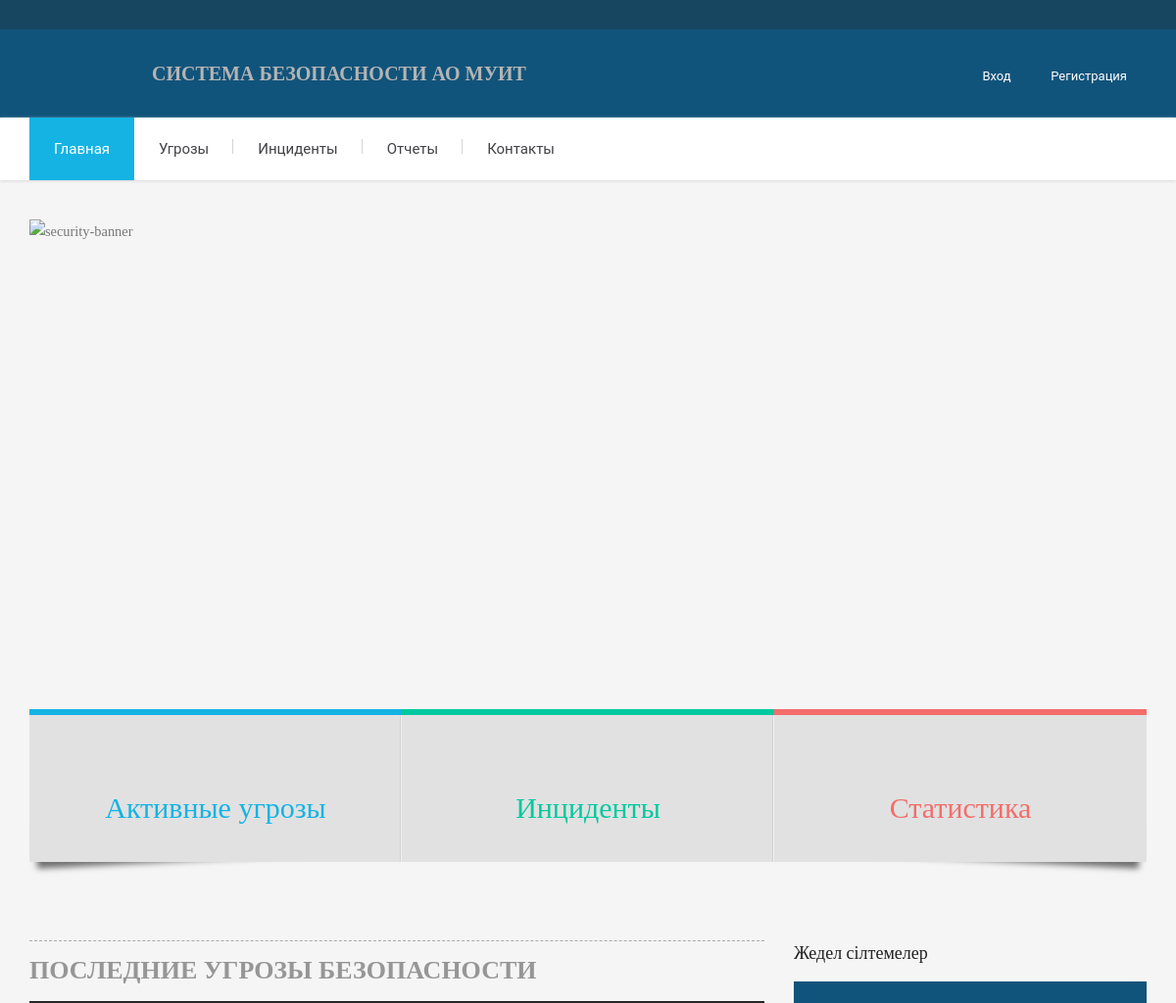
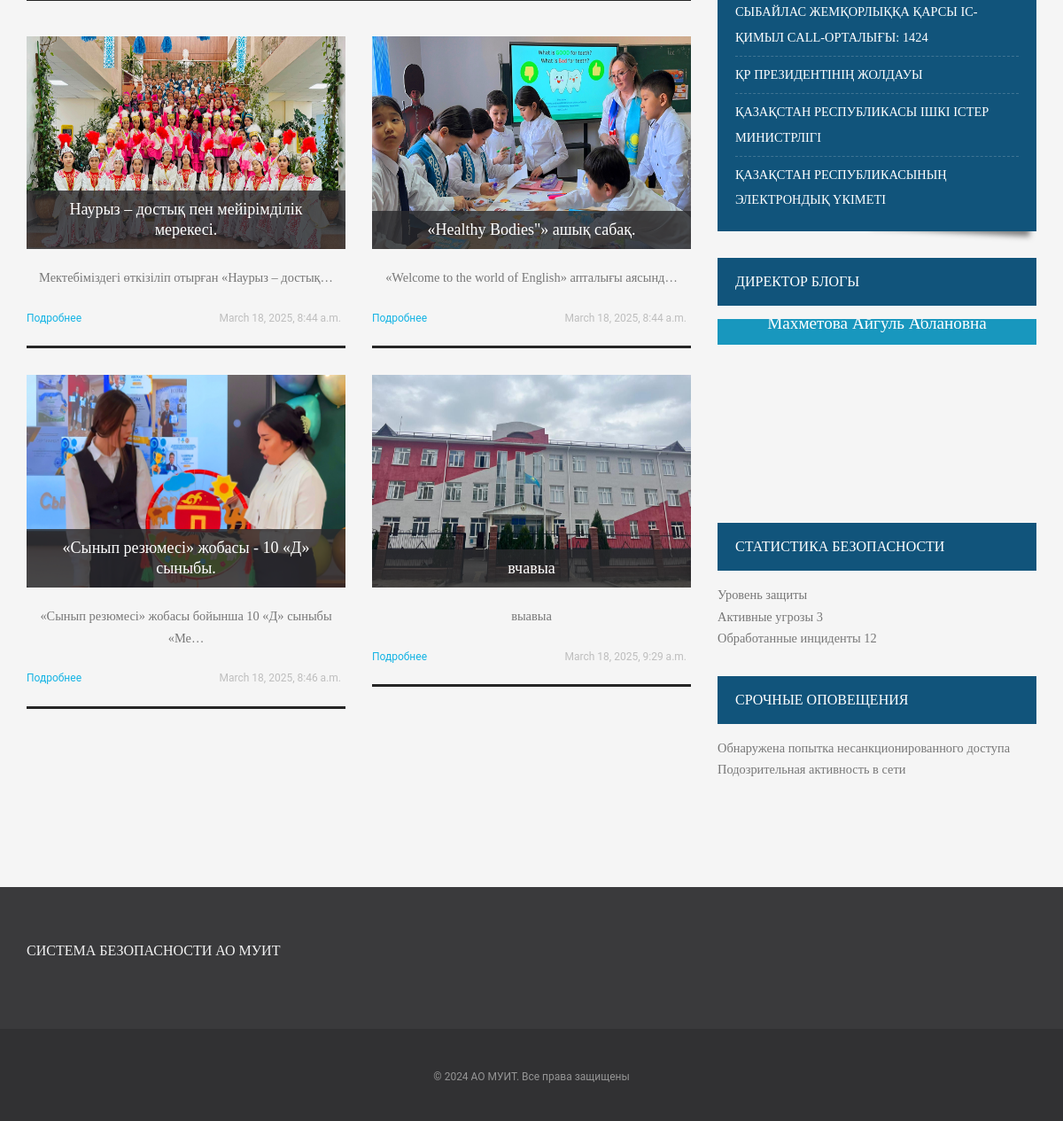
The page / on the database its author committed (2 pictures, top to bottom).
### news/models.py (models this page shows, shortened)
class Post(models.Model):
    title = models.CharField(max_length=500)
    image = models.ImageField(upload_to='photos_news/')
    content = models.TextField()
    pub_date = models.DateTimeField('date published')
    author = models.CharField(max_length=200)
    category = models.ForeignKey(Category, on_delete=models.CASCADE)
    views = models.PositiveIntegerField(default=0)  # Добавьте поле для просмотров

### news/views.py (the view)
# urls.py: path('',views.HomeView.as_view(), name='HomeView'),
class HomeView(TemplateResponseMixin,View):
    template_name = 'index.html'
    def get(self,request):
        categorys = Category.objects.all();
        category_post_counts = Category.objects.annotate(post_count=Count('post'))
        posts = Post.objects.all()
        return self.render_to_response({'categorys': categorys, 'posts':posts,'category_post_counts':category_post_counts})

### templates/index.html (shortened to what this page needs)
{% extends 'base.html' %}
{% load static %}
{% block content %}
<div class="section padding-off columns medium-12 large-12 background-color-off">
	<img src="{% static 'images/security-banner.jpg' %}" class="ls-bg" alt="security-banner" style="height:500px; width: 100%;">
</div>
<div class="medium-12 large-12 columns">
	<ul class="block-with-icons">
		<li>
			<a href="">
				<h5>Активные угрозы</h5>
			</a>
		</li>
		<li>
			<a href="">
				<h5>Инциденты</h5>
			</a>
		</li>
		<li>
			<a href="">
				<h5>Статистика</h5>
			</a>
		</li>
	</ul>
</div>
<section id="main" class="medium-8 large-8 columns">
	<div class="section padding-off columns medium-12 large-12 background-color-off">
		<div class="row">
			<div class="relative">
				<h2 class="section-title">Последние угрозы безопасности</h2>
				<div class="row post-list two-cols">
					{% for post in posts %}
					<article class="medium-6 large-6 columns">
						<div class="post border post-alternate-1 slideUp">
							<div class="entry-media">
								<a href="{% url 'news:post_detail' post.id %}" class="image-post item-overlay ">
									<img src="{{ post.image.url }}" alt=""/>
								</a>
								<header class="entry-header">
									<h3 class="entry-title">
										<a href="">{{post.title}}</a>
									</h3>
								</header>
							</div>
							<div class="entry-content">
								<p>
									{{ post.content|truncatechars:50 }}
								</p>
							</div>
							<footer class="entry-footer">
								<div class="left">
									<span class="cat-links">
										<a href="{% url 'news:post_detail' post.id %}" rel="category tag">Подробнее</a>
									</span>
								</div>
								<div class="right">
									<span class="posted-on"><a href="">{{ post.pub_date }}</a></span>
							</footer>
						</div>
					</article>
					{% endfor %}
				</div>
			</div>
		</div>
	</div>
</section>
<aside id="sidebar" class="medium-4 large-4 columns">
	{% include 'include/sidebar-area.html' %}
	{% include 'include/NEWSLETTER.html' %}
	<div class="widget widget_security_stats">
		<h3 class="widget-title">Статистика безопасности</h3>
		<div class="security-stats">
			<div class="stat-item">
				<span class="stat-label">Уровень защиты</span>
			</div>
			<div class="stat-item">
				<span class="stat-label">Активные угрозы</span>
				<span class="stat-value high">3</span>
			</div>
			<div class="stat-item">
				<span class="stat-label">Обработанные инциденты</span>
				<span class="stat-value">12</span>
			</div>
		</div>
	</div>
	<div class="widget widget_security_alerts">
		<h3 class="widget-title">Срочные оповещения</h3>
		<div class="alert-list">
			<div class="alert-item high">
				<span>Обнаружена попытка несанкционированного доступа</span>
			</div>
			<div class="alert-item medium">
				<span>Подозрительная активность в сети</span>
			</div>
		</div>
	</div>
</aside>
{% endblock %}

### static/css/layout.css (style rules this page uses)
div,dl,dt,dd,ul,ol,li,h1,h2,h3,h4,h5,h6,pre,form,p,blockquote,th,td { margin:0;padding:0 }
a { color:#14b3e4;text-decoration:none;line-height:inherit;-webkit-transition:all 0.35s ease;-moz-transition:all 0.35s ease;-ms-transition:all 0.35s ease;transition:all 0.35s ease }
a img { border:none }
p { font-family:inherit;font-weight:normal;font-size:0.9rem;line-height:1.7;margin-bottom:1.25rem;text-rendering:optimizeLegibility }
h1,h2,h3,h4,h5,h6 { text-rendering:optimizeLegibility;margin-top:0;margin-bottom:0.9375rem;line-height:1.5;font-weight:normal }
h2 { font-size:0.9375rem;font-family:"Roboto Slab";color:#222 }
h3 { font-size:0.8125rem;font-family:"Roboto Slab";color:#222 }
h5 { font-size:1rem;font-family:"Roboto Slab";color:#222 }
ul,ol,dl { font-size:0.9rem;line-height:2;margin-bottom:1.25rem;list-style-position:outside;font-family:inherit }
ul { margin-left:1.1rem }
@media only screen and (min-width: 48.063em) { h1,h2,h3,h4,h5,h6 { line-height:1.5 } }
@media only screen and (min-width: 48.063em) { h2 { font-size:1.5625rem } }
@media only screen and (min-width: 48.063em) { h3 { font-size:1.125rem } }
@media only screen and (min-width: 48.063em) { h5 { font-size:1rem } }

### rows shown on the page
Post: image (picture), title "Наурыз – достық пен мейірімділік мерекесі.", content "Мектебіміздегі өткізіліп отырған «Наурыз – достық…", pub_date "March 18, 2025, 8:44 a.m."
Post: image (picture), title "«Healthy Bodies\"» ашық сабақ.", content "«Welcome to the world of English» апталығы аясынд…", pub_date "March 18, 2025, 8:44 a.m."
Post: image (picture), title "«Сынып резюмесі» жобасы - 10 «Д» сыныбы.", content "«Сынып резюмесі» жобасы бойынша 10 «Д» сыныбы «Ме…", pub_date "March 18, 2025, 8:46 a.m."
Post: image (picture), title "вчавыа", content "выавыа", pub_date "March 18, 2025, 9:29 a.m."
